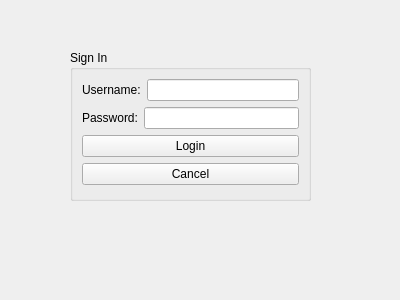
<?xml version="1.0" encoding="UTF-8"?>
<ui version="4.0">
 <class>loginWindow</class>
 <widget class="QWidget" name="loginWindow">
  <property name="geometry">
   <rect>
    <x>0</x>
    <y>0</y>
    <width>400</width>
    <height>300</height>
   </rect>
  </property>
  <property name="windowTitle">
   <string>Form</string>
  </property>
  <widget class="QGroupBox" name="groupBox">
   <property name="geometry">
    <rect>
     <x>70</x>
     <y>50</y>
     <width>241</width>
     <height>151</height>
    </rect>
   </property>
   <property name="title">
    <string>Sign In</string>
   </property>
   <layout class="QVBoxLayout" name="verticalLayout">
    <item>
     <layout class="QHBoxLayout" name="horizontalLayout_2">
      <item>
       <widget class="QLabel" name="label">
        <property name="text">
         <string>Username:</string>
        </property>
       </widget>
      </item>
      <item>
       <widget class="QLineEdit" name="lineEdit"/>
      </item>
     </layout>
    </item>
    <item>
     <layout class="QHBoxLayout" name="horizontalLayout">
      <item>
       <widget class="QLabel" name="label_2">
        <property name="text">
         <string>Password:</string>
        </property>
       </widget>
      </item>
      <item>
       <widget class="QLineEdit" name="lineEdit_2"/>
      </item>
     </layout>
    </item>
    <item>
     <widget class="QPushButton" name="pushButton">
      <property name="text">
       <string>Login</string>
      </property>
     </widget>
    </item>
    <item>
     <widget class="QPushButton" name="pushButton_2">
      <property name="text">
       <string>Cancel</string>
      </property>
     </widget>
    </item>
   </layout>
   <zorder>label</zorder>
   <zorder>label_2</zorder>
   <zorder>lineEdit</zorder>
   <zorder>lineEdit_2</zorder>
   <zorder>lineEdit</zorder>
   <zorder>label</zorder>
   <zorder>lineEdit</zorder>
   <zorder>lineEdit_2</zorder>
   <zorder>label_2</zorder>
   <zorder>pushButton</zorder>
   <zorder>pushButton_2</zorder>
  </widget>
  <zorder>groupBox</zorder>
  <zorder>lineEdit_2</zorder>
  <zorder>label</zorder>
 </widget>
 <resources/>
 <connections/>
</ui>
